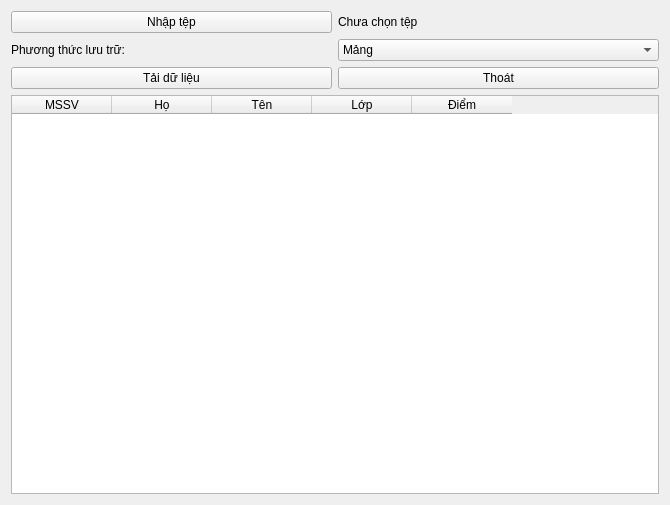
<?xml version="1.0" encoding="UTF-8"?>
<ui version="4.0">
 <class>MainWindow</class>
 <widget class="QWidget" name="MainWindow">
  <property name="geometry">
   <rect>
    <x>0</x>
    <y>0</y>
    <width>670</width>
    <height>505</height>
   </rect>
  </property>
  <property name="windowTitle">
   <string>Quản lý Sinh viên</string>
  </property>
  <layout class="QVBoxLayout" name="mainLayout">
   <item>
    <layout class="QHBoxLayout" name="importLayout">
     <item>
      <widget class="QPushButton" name="btnImportFile">
       <property name="text">
        <string>Nhập tệp</string>
       </property>
      </widget>
     </item>
     <item>
      <widget class="QLabel" name="labelFilePath">
       <property name="text">
        <string>Chưa chọn tệp</string>
       </property>
      </widget>
     </item>
    </layout>
   </item>
   <item>
    <layout class="QHBoxLayout" name="storageMethodLayout">
     <item>
      <widget class="QLabel" name="labelStorageMethod">
       <property name="text">
        <string>Phương thức lưu trữ:</string>
       </property>
      </widget>
     </item>
     <item>
      <widget class="QComboBox" name="comboBoxStorageMethod">
       <item>
        <property name="text">
         <string>Mảng</string>
        </property>
       </item>
       <item>
        <property name="text">
         <string>Danh sách liên kết đơn</string>
        </property>
       </item>
       <item>
        <property name="text">
         <string>Danh sách liên kết vòng</string>
        </property>
       </item>
      </widget>
     </item>
    </layout>
   </item>
   <item>
    <layout class="QHBoxLayout" name="actionLayout">
     <item>
      <widget class="QPushButton" name="btnLoadData">
       <property name="text">
        <string>Tải dữ liệu</string>
       </property>
      </widget>
     </item>
     <item>
      <widget class="QPushButton" name="btnExit">
       <property name="text">
        <string>Thoát</string>
       </property>
      </widget>
     </item>
    </layout>
   </item>
   <item>
    <widget class="QTableWidget" name="tableWidget">
     <column>
      <property name="text">
       <string>MSSV</string>
      </property>
     </column>
     <column>
      <property name="text">
       <string>Họ</string>
      </property>
     </column>
     <column>
      <property name="text">
       <string>Tên</string>
      </property>
     </column>
     <column>
      <property name="text">
       <string>Lớp</string>
      </property>
     </column>
     <column>
      <property name="text">
       <string>Điểm</string>
      </property>
     </column>
    </widget>
   </item>
  </layout>
 </widget>
 <resources/>
 <connections/>
</ui>
